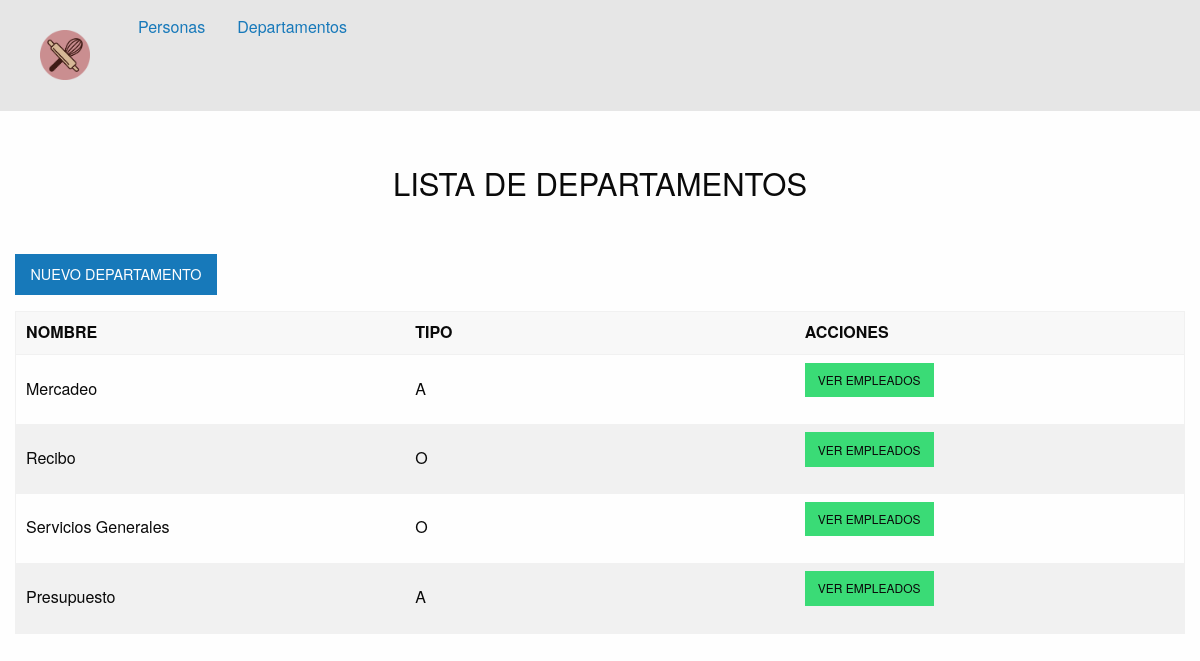
The app's page /departamento/lista with its own data.
### departamento/models.py (models this page shows, shortened)
class Departamento(models.Model):
    types = (
        ('O', 'Operativo'),
        ('A', 'Administrativo'),
    )
    name = models.CharField('Nombre', max_length=50, unique=True)
    type = models.CharField('Area', max_length=50, choices=types)

### departamento/views.py (the view)
# urls.py: path('departamento/lista', views.ListaDepartamento.as_view(), name = 'departamentos'),
class ListaDepartamento(ListView):
    model = Departamento
    template_name = "departamento/lista_departamento.html"
    context_object_name = 'departamento'

### templates/departamento/lista_departamento.html (shortened to what this page needs)
{% extends 'base.html' %}
{% load static %}
{% block content %}
<div class="grid-container">
    <h3 style="text-align: center; margin-top: 50px; margin-bottom: 50px"> LISTA DE DEPARTAMENTOS </h3>
    <div>
        <a href="{% url 'departamento_app:nuevo_departamento' %}" class="button"> NUEVO DEPARTAMENTO</a>
    </div>
</div>
<div class="grid-container">
    <table>
    <thead>
    <th width="200"> NOMBRE </th>
    <th width="200"> TIPO </th>
    <th width="200"> ACCIONES </th>
    </thead>
    <tbody>
    {% for d in departamento %}
    <tr>
        <td> {{ d.name }}</td>
        <td> {{ d.type }}</td>
        <td>
            <div class="small button-group">
                <a href="{% url 'persona_app:lista_area' d.id %}" class="success button"> VER EMPLEADOS </a>
            </div>
        </td>
    </tr>
    {% endfor %}
    </tbody>
</table>
</div>
{% endblock content %}

### records on screen
Departamento: name "Mercadeo", type "A"
Departamento: name "Recibo", type "O"
Departamento: name "Servicios Generales", type "O"
Departamento: name "Presupuesto", type "A"
